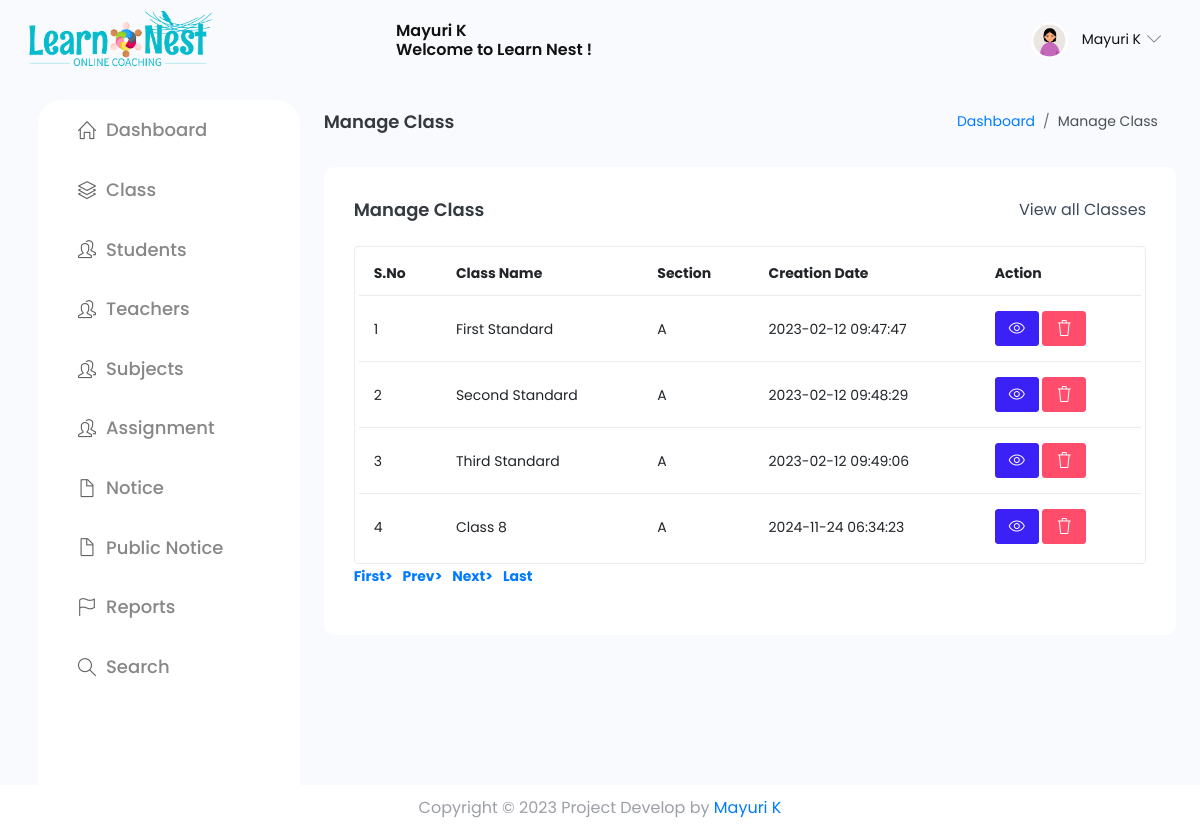
The page /eduauth/manage-class.php (signed in) on the database its author committed.
### tables this page shows
CREATE TABLE `tblclass` (
  `ID` int(5) NOT NULL,
  `ClassName` varchar(50) DEFAULT NULL,
  `Section` varchar(20) DEFAULT NULL,
  `CreationDate` timestamp NULL DEFAULT current_timestamp()
);

### eduauth/manage-class.php (the view, shortened to what this page needs)
<?php
include('includes/dbconnection.php');
if (strlen($_SESSION['sturecmsaid']==0)) {
  header('location:logout.php');
  } else{
?>
     <?php include_once('includes/header.php');?>
      <div class="container-fluid page-body-wrapper">
        <?php include_once('includes/sidebar.php');?>
        <div class="main-panel">
          <div class="content-wrapper">
             <div class="page-header">
              <h3 class="page-title"> Manage Class </h3>
              <nav aria-label="breadcrumb">
                <ol class="breadcrumb">
                  <li class="breadcrumb-item"><a href="dashboard.php">Dashboard</a></li>
                  <li class="breadcrumb-item active" aria-current="page"> Manage Class</li>
                </ol>
              </nav>
            </div>
            <div class="row">
              <div class="col-md-12 grid-margin stretch-card">
                <div class="card">
                  <div class="card-body">
                    <div class="d-sm-flex align-items-center mb-4">
                      <h4 class="card-title mb-sm-0">Manage Class</h4>
                      <a href="#" class="text-dark ml-auto mb-3 mb-sm-0"> View all Classes</a>
                    </div>
                    <div class="table-responsive border rounded p-1">
                      <table class="table">
                        <thead>
                          <tr>
                            <th class="font-weight-bold">S.No</th>
                            <th class="font-weight-bold">Class Name</th>
                            <th class="font-weight-bold">Section</th>
                            <th class="font-weight-bold">Creation Date</th>
                            <th class="font-weight-bold">Action</th>
                          </tr>
                        </thead>
                        <tbody>
                           <?php
                           if (isset($_GET['pageno'])) {
            $pageno = $_GET['pageno'];
        } else {
            $pageno = 1;
        }
        $no_of_records_per_page =15;
        $offset = ($pageno-1) * $no_of_records_per_page;
       $ret = "SELECT ID FROM tblclass";
$query1 = $dbh -> prepare($ret);
$query1->execute();
$total_rows=$query1->rowCount();
$total_pages = ceil($total_rows / $no_of_records_per_page);
$sql="SELECT * from tblclass LIMIT $offset, $no_of_records_per_page";
$query = $dbh -> prepare($sql);
$query->execute();
$results=$query->fetchAll(PDO::FETCH_OBJ);
$cnt=1;
if($query->rowCount() > 0)
{
foreach($results as $row)
{               ?>
                          <tr>
                            <td><?php echo htmlentities($cnt);?></td>
                            <td><?php  echo htmlentities($row->ClassName);?></td>
                            <td><?php  echo htmlentities($row->Section);?></td>
                            <td><?php  echo htmlentities($row->CreationDate);?></td>
                            <td>
                              <a href="edit-class-detail.php?editid=<?php echo htmlentities ($row->ID);?>" class="btn btn-primary btn-sm"><i class="icon-eye"></i></a>
                                               <a href="manage-class.php?delid=<?php echo ($row->ID);?>" onclick="return confirm('Do you really want to Delete ?');" class="btn btn-danger btn-sm"> <i class="icon-trash"></i></a>
                            </td>
                          </tr><?php $cnt=$cnt+1;}} ?>
                        </tbody>
                      </table>
                    </div>
                    <div align="left">
    <ul class="pagination" >
        <li><a href="?pageno=1"><strong>First></strong></a></li>
        <li class="<?php if($pageno <= 1){ echo 'disabled'; } ?>">
            <a href="<?php if($pageno <= 1){ echo '#'; } else { echo "?pageno=".($pageno - 1); } ?>"><strong style="padding-left: 10px">Prev></strong></a>
        </li>
        <li class="<?php if($pageno >= $total_pages){ echo 'disabled'; } ?>">
            <a href="<?php if($pageno >= $total_pages){ echo '#'; } else { echo "?pageno=".($pageno + 1); } ?>"><strong style="padding-left: 10px">Next></strong></a>
        </li>
        <li><a href="?pageno=<?php echo $total_pages; ?>"><strong style="padding-left: 10px">Last</strong></a></li>
    </ul>
</div>
                  </div>
                </div>
              </div>
            </div>
          </div>
         <?php include_once('includes/footer.php');?>
    <?php }  ?>

### eduauth/includes/header.php (shortened to what this page needs)
<!DOCTYPE html>
<html lang="en">
  <head>
    <link rel="stylesheet" href="./assets/vendors/simple-line-icons/css/simple-line-icons.css">
    <link rel="stylesheet" href="./assets/vendors/flag-icon-css/css/flag-icon.min.css">
    <link rel="stylesheet" href="./assets/vendors/css/vendor.bundle.base.css">
    <link rel="stylesheet" href="./assets/css/myStyle.css">
    <link rel="stylesheet" href="./assets/vendors/daterangepicker/daterangepicker.css">
    <link rel="stylesheet" href="./assets/vendors/chartist/chartist.min.css">
    <link rel="stylesheet" href="./assets/vendors/select2/select2.min.css">
    <link rel="stylesheet" href="./assets/vendors/select2-bootstrap-theme/select2-bootstrap.min.css">
    <link rel="stylesheet" href="./assets/css/style.css" />
  </head>
  <body>
    <div class="container-scroller">
 <nav class="navbar default-layout-navbar col-lg-12 col-12 p-0 fixed-top d-flex flex-row">
        <div class="navbar-brand-wrapper d-flex align-items-center">
          <a href="dashboard.php">
            <img class="dashboardLogo" src="assets/images/Logo2.png" alt="logo" />
          </a>
        </div><?php
         $aid= $_SESSION['sturecmsaid'];
$sql="SELECT * from tbladmin where ID=:aid";
$query = $dbh -> prepare($sql);
$query->bindParam(':aid',$aid,PDO::PARAM_STR);
$query->execute();
$results=$query->fetchAll(PDO::FETCH_OBJ);
$cnt=1;
if($query->rowCount() > 0)
{
foreach($results as $row)
{               ?>
        <div class="navbar-menu-wrapper d-flex align-items-center flex-grow-1">
          <h5 class="mb-0 font-weight-medium d-none d-lg-flex mx-auto"><?php  echo htmlentities($row->AdminName);?> <br> Welcome to Learn Nest !</h5>
          <ul class="navbar-nav navbar-nav-right ml-auto">
            <li class="nav-item dropdown d-none d-xl-inline-flex user-dropdown">
              <a class="nav-link dropdown-toggle" id="UserDropdown" href="#" data-toggle="dropdown" aria-expanded="false">
                <img class="img-xs rounded-circle ml-2" src="assets/images/faces/face8.jpg" alt="Profile image"> <span class="font-weight-normal"> <?php  echo htmlentities($row->AdminName);?> </span></a>
                <?php $cnt=$cnt+1;}} ?>
            </li>
          </ul>
        </div>
      </nav>

### eduauth/assets/css/myStyle.css (style rules this page uses)
.dashboardLogo { width: 100%; }

### rows shown on the page
tblclass: ClassName "First Standard", Section "A", CreationDate "2023-02-12 09:47:47"
tblclass: ClassName "Second Standard", Section "A", CreationDate "2023-02-12 09:48:29"
tblclass: ClassName "Third Standard", Section "A", CreationDate "2023-02-12 09:49:06"
tblclass: ClassName "Class 8", Section "A", CreationDate "2024-11-24 06:34:23"

### other values the page prints
$row->AdminName "Mayuri K"
